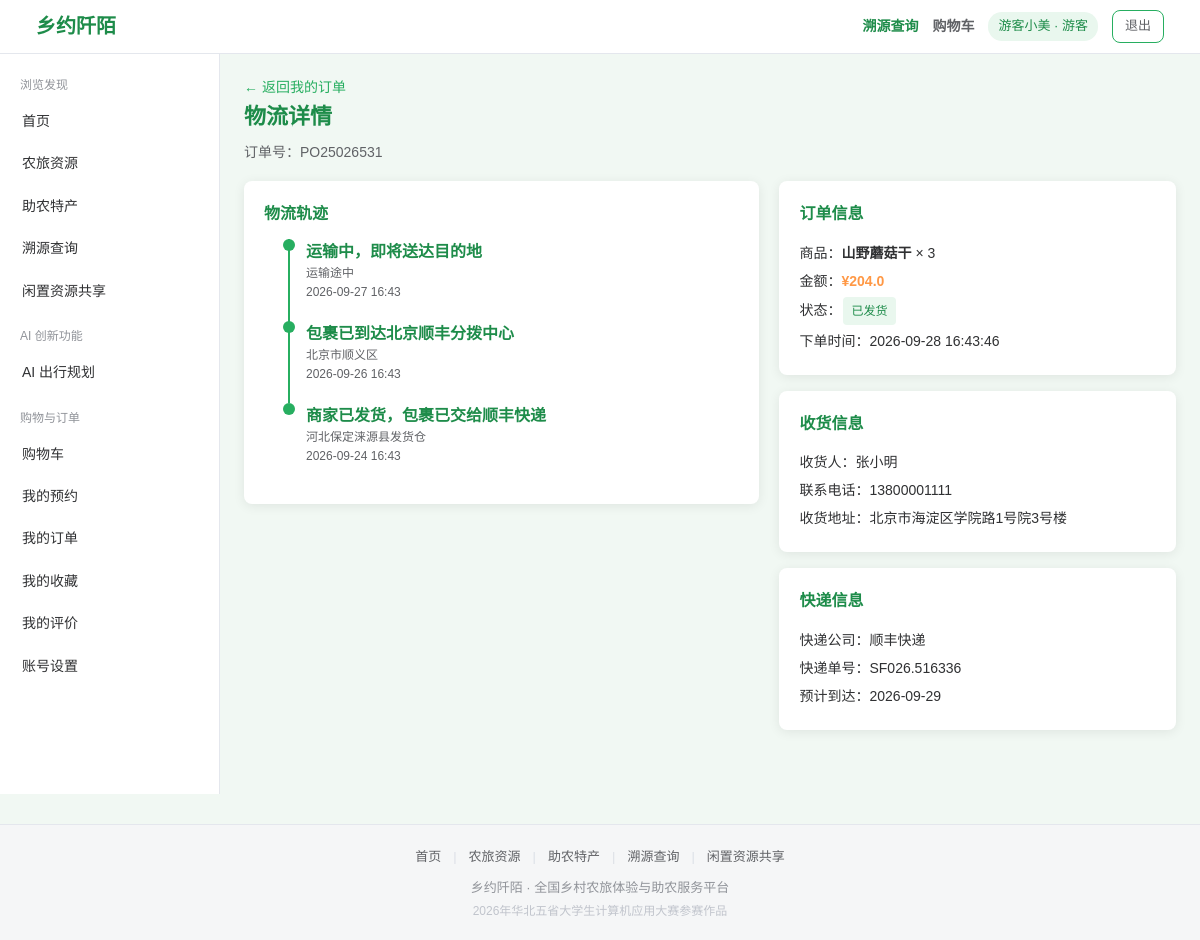
The page /order/3/logistics (signed in) on the database its author committed.
### tables this page shows
CREATE TABLE users (
            id INTEGER PRIMARY KEY AUTOINCREMENT,
            username TEXT NOT NULL UNIQUE,
            password TEXT NOT NULL,
            role INTEGER DEFAULT 0,            -- 0游客 1商户 3平台管理员
            status TEXT DEFAULT '正常',         -- 正常/待审核/驳回/禁用
            phone TEXT,
            region TEXT DEFAULT '',            -- 所在地区（省-市-县）
            avatar TEXT DEFAULT 'user.jpg',
            shop_name TEXT DEFAULT '',         -- 商户店铺名称
            shop_type TEXT DEFAULT '',         -- 正规农家乐/农户体验点/农村合作社
            shop_address TEXT DEFAULT '',
            shop_desc TEXT DEFAULT '',
            created_at TEXT DEFAULT (datetime('now', 'localtime'))
        );

CREATE TABLE product_orders (
            id INTEGER PRIMARY KEY AUTOINCREMENT,
            order_no TEXT NOT NULL UNIQUE,
            user_id INTEGER NOT NULL,
            product_id INTEGER NOT NULL,
            quantity INTEGER DEFAULT 1,
            status TEXT DEFAULT '待发货',          -- 待发货/已发货/已签收/已取消/退款申请/已退款
            recv_name TEXT DEFAULT '',             -- 收货人
            recv_phone TEXT DEFAULT '',            -- 收货电话
            recv_address TEXT DEFAULT '',          -- 收货地址
            company_name TEXT DEFAULT '',          -- 快递公司
            tracking_number TEXT DEFAULT '',       -- 快递单号
            expected_arrival TEXT DEFAULT '',      -- 预计到达
            refund_reason TEXT DEFAULT '',         -- 退款申请原因
            refund_time TEXT DEFAULT '',           -- 退款处理时间
            created_at TEXT DEFAULT (datetime('now', 'localtime'))
        );

CREATE TABLE logistics_tracks (
            id INTEGER PRIMARY KEY AUTOINCREMENT,
            order_id INTEGER NOT NULL,
            node TEXT DEFAULT '',                  -- 节点说明
            location TEXT DEFAULT '',              -- 地点
            track_time TEXT DEFAULT '',            -- 时间
            sort INTEGER DEFAULT 0
        );

CREATE TABLE products (
            id INTEGER PRIMARY KEY AUTOINCREMENT,
            farmstay_id INTEGER NOT NULL,
            name TEXT NOT NULL,
            price REAL DEFAULT 0,
            unit TEXT DEFAULT '斤',
            stock INTEGER DEFAULT 0,
            description TEXT DEFAULT '',
            origin TEXT DEFAULT '',
            image TEXT DEFAULT 'product_default.jpg',
            trace_code TEXT DEFAULT '',        -- 溯源码
            status TEXT DEFAULT '上架',
            created_at TEXT DEFAULT (datetime('now', 'localtime'))
        );

### app.py (the view)
@app.route('/order/<int:oid>/logistics')
@login_required
def order_logistics(oid):
    order = models.get_product_order(oid)
    if not order:
        flash('订单不存在', 'danger')
        return redirect(url_for('my_orders'))
    tracks = models.get_logistics_tracks(oid)
    return render_template('logistics.html', order=order, tracks=tracks, user=get_user())

### app.py (called while the page is built)
def login_required(view):
    @wraps(view)
    def wrapped(*args, **kwargs):
        if 'user_id' not in session:
            flash('请先登录', 'warning')
            return redirect(url_for('login'))
        return view(*args, **kwargs)
    return wrapped

def get_user():
    if 'user_id' in session:
        return models.get_user_by_id(session['user_id'])
    return None

@app.context_processor
def inject_globals():
    u = get_user()
    return {'cart_count': models.get_cart_count(u['id']) if u else 0}

### models.py (called while the page is built)
def get_conn():
    conn = sqlite3.connect(DB_PATH)
    conn.row_factory = sqlite3.Row
    return conn

def get_user_by_id(uid):
    conn = get_conn()
    row = conn.execute('SELECT * FROM users WHERE id=?', (uid,)).fetchone()
    conn.close()
    return row

def get_product_order(order_id):
    conn = get_conn()
    row = conn.execute(
        'SELECT o.*, p.name as product_name, p.price, p.image, u.username FROM product_orders o '
        'LEFT JOIN products p ON o.product_id=p.id '
        'LEFT JOIN users u ON o.user_id=u.id WHERE o.id=?', (order_id,)).fetchone()
    conn.close()
    return row

def get_logistics_tracks(order_id):
    conn = get_conn()
    rows = conn.execute(
        'SELECT * FROM logistics_tracks WHERE order_id=? ORDER BY sort DESC, id DESC', (order_id,)).fetchall()
    conn.close()
    return rows

def get_cart_count(user_id):
    conn = get_conn()
    r = conn.execute('SELECT COUNT(*) c FROM carts WHERE user_id=?', (user_id,)).fetchone()
    conn.close()
    return r['c']

### templates/logistics.html (shortened to what this page needs)
{% extends "base.html" %}
{% block content %}
<a href="/my/orders" style="font-size:14px;">← 返回我的订单</a>
<h1 class="page-title"> 物流详情</h1>
<p class="page-subtitle">订单号：{{ order['order_no'] }}</p>
<div style="display:flex;gap:20px;flex-wrap:wrap;">
<div style="flex:1.3;min-width:320px;">
<div class="card">
<div class="card-title"> 物流轨迹</div>
{% if tracks %}
<div class="timeline">
{% for t in tracks %}
<div class="timeline-item {{ 'active' if loop.first else '' }}">
<div class="timeline-dot"></div>
<div class="timeline-stage">{{ t['node'] }}</div>
<div class="timeline-loc"> {{ t['location'] }}</div>
<div style="font-size:12px;color:var(--text2);"> {{ t['track_time'] }}</div>
</div>
{% endfor %}
</div>
{% else %}
<div class="empty"><p>商家暂未发货，请耐心等待</p></div>
{% endif %}
</div>
</div>
<div style="flex:1;min-width:280px;">
<div class="card">
<div class="card-title"> 订单信息</div>
<div style="font-size:14px;line-height:2;">
<div>商品：<b>{{ order['product_name'] }}</b> × {{ order['quantity'] }}</div>
<div>金额：<b style="color:var(--orange);">¥{{ '%.1f' % (order['price'] * order['quantity']) }}</b></div>
<div>状态：<span class="tag">{{ order['status'] }}</span></div>
<div>下单时间：{{ order['created_at'] }}</div>
</div>
</div>
<div class="card">
<div class="card-title"> 收货信息</div>
<div style="font-size:14px;line-height:2;">
<div>收货人：{{ order['recv_name'] }}</div>
<div>联系电话：{{ order['recv_phone'] }}</div>
<div>收货地址：{{ order['recv_address'] }}</div>
</div>
</div>
{% if order['company_name'] %}
<div class="card">
<div class="card-title"> 快递信息</div>
<div style="font-size:14px;line-height:2;">
<div>快递公司：{{ order['company_name'] }}</div>
<div>快递单号：{{ order['tracking_number'] }}</div>
{% if order['expected_arrival'] %}<div>预计到达：{{ order['expected_arrival'] }}</div>{% endif %}
</div>
</div>
{% endif %}
</div>
</div>
{% endblock %}

### templates/base.html (shortened to what this page needs)
<!DOCTYPE html>
<html lang="zh-CN">
<head>
<link rel="stylesheet" href="{{ url_for('static', filename='css/style.css') }}">
</head>
<body>
<nav class="topbar">
<div class="topbar-inner">
<a href="/" class="logo">乡约阡陌</a>
<div class="topbar-links">
<a href="/trace" style="color:var(--green-dark);font-weight:600;">溯源查询</a>
{% if user %}
{% if user['role'] == 0 %}
<a href="/cart" class="cart-link">购物车{% if cart_count %}<span class="cart-badge">{{ cart_count }}</span>{% endif %}</a>
{% endif %}
<span class="user-badge">{{ user['username'] }} · {{ {'0':'游客','1':'商户','3':'平台管理员'}[user['role']|string] }}</span>
<a href="/logout" class="btn btn-outline btn-sm">退出</a>
{% else %}
<a href="/login" class="btn btn-primary btn-sm">登录</a>
<a href="/register" class="btn btn-outline btn-sm">注册</a>
{% endif %}
</div>
</div>
</nav>
<div class="console-wrap">
{% if request.endpoint not in ('login', 'register') %}
<aside class="sidebar" id="sidebar">
{% if user %}
{% include "tourist_sidebar.html" %}
{% else %}
{% include "public_sidebar.html" %}
{% endif %}
</aside>
{% endif %}
<div class="console-main">
{% block content %}{% endblock %}
</div>
</div>
<footer class="footer">
<div class="container">
<div class="footer-links">
<a href="/">首页</a><span>|</span>
<a href="/farmstays">农旅资源</a><span>|</span>
<a href="/products">助农特产</a><span>|</span>
<a href="/trace">溯源查询</a><span>|</span>
<a href="/resources">闲置资源共享</a>
</div>
<p class="footer-copy">乡约阡陌 · 全国乡村农旅体验与助农服务平台</p>
<p class="footer-extra">2026年华北五省大学生计算机应用大赛参赛作品</p>
</div>
</footer>
</body>
</html>

### css/style.css (style rules this page uses)
* { margin: 0; padding: 0; box-sizing: border-box; }
:root { --green: #27AE60; --green-dark: #1E8C4A; --green-bg: #E9F7EE; --orange: #FF9845; --bg: #F1F8F3; --text: #303133; --text2: #606266; --border: #e4e7ed; }
body { font-family: "Microsoft YaHei", "PingFang SC", sans-serif; background: var(--bg); color: var(--text); line-height: 1.6; }
.container { width: 92%; max-width: 1280px; margin: 0 auto; }
a { color: var(--green); text-decoration: none; }
.topbar { background: #fff; border-bottom: 1px solid var(--border); padding: 10px 0; position: sticky; top: 0; z-index: 100; }
.topbar-inner { width: 94%; max-width: 1320px; margin: 0 auto; display: flex; justify-content: space-between; align-items: center; gap: 10px; flex-wrap: wrap; }
.logo { font-size: 20px; font-weight: 700; color: var(--green-dark); }
.topbar-links { display: flex; align-items: center; gap: 14px; flex-wrap: wrap; font-size: 14px; }
.topbar-links a { color: var(--text2); }
.user-badge { background: var(--green-bg); color: var(--green-dark); padding: 4px 10px; border-radius: 14px; font-size: 13px; }
.btn { display: inline-block; padding: 8px 18px; border: none; border-radius: 8px; font-size: 14px; cursor: pointer; text-decoration: none; transition: all .2s; }
.btn-outline { background: #fff; color: var(--green); border: 1px solid var(--green); }
.btn-sm { padding: 5px 12px; font-size: 13px; }
.page-title { font-size: 22px; color: var(--green-dark); margin-bottom: 6px; }
.page-subtitle { color: var(--text2); margin-bottom: 18px; font-size: 14px; }
.card { background: #fff; border-radius: 8px; padding: 20px; box-shadow: 0 2px 12px rgba(0,0,0,0.08); margin-bottom: 16px; }
.card-title { font-size: 16px; font-weight: 600; color: var(--green-dark); margin-bottom: 12px; }
.tag { display: inline-block; background: var(--green-bg); color: var(--green-dark); font-size: 12px; padding: 2px 8px; border-radius: 4px; margin: 2px; }
.console-wrap { display: flex; flex: 1; width: 100%; max-width: 1440px; margin: 0 auto; }
.sidebar { width: 220px; background: #fff; border-right: 1px solid var(--border); padding: 16px 10px; min-height: calc(100vh - 60px); }
.console-main { flex: 1; padding: 20px 24px; min-width: 0; }
.timeline { position: relative; padding-left: 24px; }
.timeline-item { position: relative; padding-bottom: 18px; border-left: 2px solid var(--green); padding-left: 16px; }
.timeline-item:last-child { border-left-color: transparent; }
.timeline-dot { position: absolute; left: -7px; top: 0; width: 12px; height: 12px; border-radius: 50%; background: var(--green); }
.timeline-stage { font-weight: 600; color: var(--green-dark); }
.timeline-loc { font-size: 12px; color: var(--text2); }
.footer { background: #f5f6f7; border-top: 1px solid var(--border); padding: 22px 0 18px; margin-top: 30px; }
.footer-links { display: flex; justify-content: center; align-items: center; gap: 12px; font-size: 13px; color: var(--text2); margin-bottom: 10px; }
.footer-links a { color: var(--text2); }
.footer-links span { color: #dcdfe6; }
.footer-copy { text-align: center; font-size: 13px; color: #909399; }
.footer-extra { text-align: center; font-size: 12px; color: #c0c4cc; margin-top: 4px; }

### templates/base.html (style rules this page uses)
.cart-link { position:relative;color:var(--text2);font-size:14px;font-weight:600; }

### rows shown on the page
users: username "游客小美", role "游客"
product_orders: order_no "PO25026531", quantity "3", status "已发货", created_at "2026-09-28 16:43:46", recv_name "张小明", recv_phone "13800001111", recv_address "北京市海淀区学院路1号院3号楼", company_name "顺丰快递", tracking_number "SF026.516336", expected_arrival "2026-09-29"
logistics_tracks: node "运输中，即将送达目的地", location "运输途中", track_time "2026-09-27 16:43"
logistics_tracks: node "包裹已到达北京顺丰分拨中心", location "北京市顺义区", track_time "2026-09-26 16:43"
logistics_tracks: node "商家已发货，包裹已交给顺丰快递", location "河北保定涞源县发货仓", track_time "2026-09-24 16:43"
products: product_name "山野蘑菇干", order['price']*order['quantity'] "204.0"
